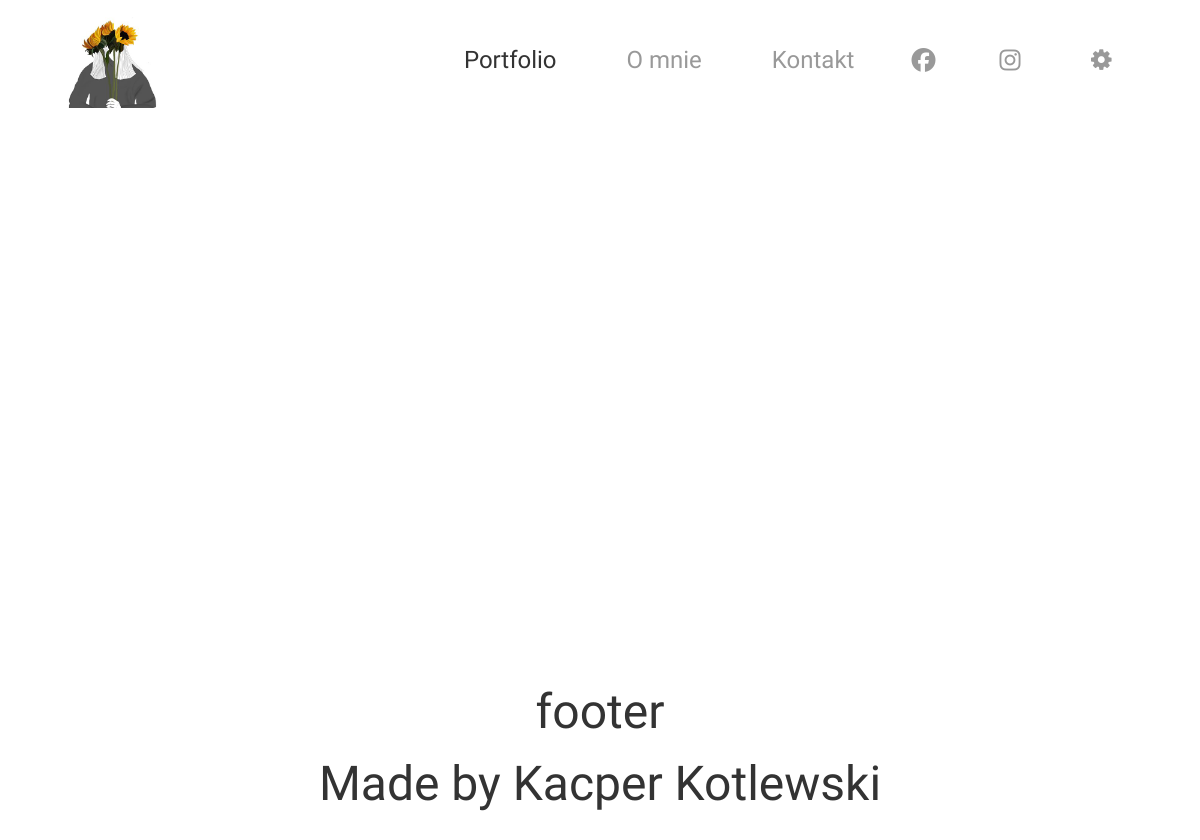
/portfolio, run on an earlier commit of the app's database.
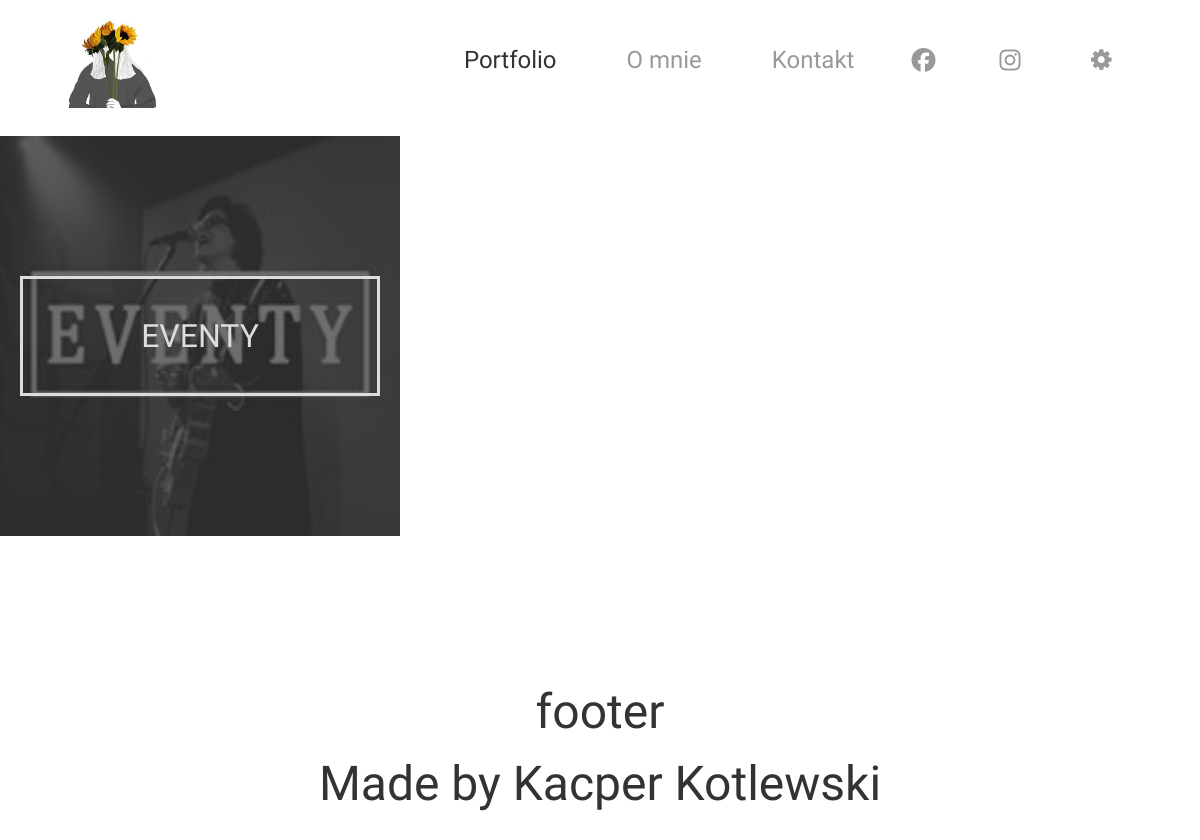
And on a later commit of the database.
### pages/models.py (models this page shows, shortened)
class MenuTab(models.Model):
    name = models.CharField(max_length=128)
    page = models.ForeignKey(Page, on_delete=models.CASCADE, blank=True, null=True)
    is_external_link = models.BooleanField(default=False)
    external_link = models.CharField(max_length=128, blank=True, null=True)
    display = models.BooleanField(default=True)
    font_awesome_icon = models.CharField(max_length=128, blank=True, null=True)
    show_icon_only = models.BooleanField(default=False)
    is_a_logo = models.BooleanField(default=False)
    image_for_logo = models.ImageField(upload_to="logo", blank=True, null=True)
    to_new_tab = models.BooleanField(default=False)
    priority = models.DecimalField(default=0, decimal_places=0, max_digits=9999999)
    is_submenu = models.BooleanField(default=False)
    parent_menu = models.ForeignKey('self', on_delete=models.CASCADE, blank=True, null=True)

### images/models.py (models this page shows, shortened)
class Category(models.Model):
    visible_name = models.CharField(max_length=128, blank=True, null=True)
    friendly_link = models.CharField(max_length=128)
    display = models.BooleanField(default=True)
    display_as_category = models.BooleanField(default=True)
    relase_date = models.DateTimeField()
    background_image = models.ImageField(upload_to="pics/images", blank=True, null=True)

### portfolio/views.py (the view, shortened to what this page needs)
# urls.py: path('', views.Portfolio, name="portfolio"),
def Portfolio(request, category=None, group=None):
    name = "portfolio"
    if category == None:
        ctx = set_navname(name, base_context(request))
        ctx["subcat"] = __getSubactegories(category)
        return render(request, "portfolio.html", ctx)

### agatka/useful.py (called while the page is built)
def base_context(request):
    isDark = request.COOKIES['isDark'] if ('isDark' in request.COOKIES) else False
    menu_tabs = page_models.MenuTab.objects.filter(is_a_logo = False, display = True).order_by('-priority')
    for tab in menu_tabs:
        try:
            tab.link = "/" + tab.page.friendly_link if not tab.is_external_link else tab.external_link
        except:
            tab.link = None
    logos_querry = page_models.MenuTab.objects.filter(is_a_logo = True, display = True)
    Logo = logos_querry[0] if logos_querry.count() > 0 else None
    ctx = {
        "title" : "Agatka",
        "show_title" : False,
        "id_name" : "",
        "isDark" : isDark,
        "menu_tabs" : menu_tabs,
        "logo" : Logo,
        "settings": None,
        "page": None,
    }
    return ctx

def set_navname(name, ctx):
    ctx["id_name"] = name
    try:
        page = page_models.Page.objects.filter(id_name=name)[0]
        ctx["page"] = page
        ctx["settings"] = page_models.PagesSetting.objects.filter(page=page)[0]
        ctx["title"] = page.title
        ctx["show_title"] = True
    except:
        pass
    return ctx

### portfolio/templates/portfolio.html (shortened to what this page needs)
{% extends "base.html" %}
{% block additional_include %}
    {% load static %}
    <link rel="stylesheet" href="{% static 'style/pages/portfolio.css' %}">
{% endblock %}
{% block content %}
    <div id="container">
        <section id="galleries">
            {% for cat in subcat %}
                <article id='gallery' class='photoGalleryMiniature'>
                <div class='image autofill hoverZoom1x5 hoverblur'>
                <div class='imgCanvas'><div class='imgContain'>
                <div class='overlay'>
                <a href='portfolio/{{cat.friendly_link}}'>
                <div class='title'>
                <span>{{cat.visible_name|upper}}</span>
                </div></a></div>
                <div class='picFill' style='background-image: url("{{cat.background_image.url}}");'></div>
                </div></div></div></article>
            {% endfor %}
        </section>
        <section id='imgGallery'>
        </section>
    </div>
{% endblock %}

### static_dirs/templates/base.html (shortened to what this page needs)
<!DOCTYPE html>
<html lang="pl">
    <head>
        <link rel="stylesheet" href="https://stackpath.bootstrapcdn.com/bootstrap/4.3.1/css/bootstrap.min.css">
        {% load static %}
        <link rel="stylesheet" href="{% static 'style/main/main.css' %}">
        <link rel="stylesheet" href="{% static 'style/main/imageLib.css' %}">
        <link rel="stylesheet" href="{% static 'style/main/topMenu.css' %}">
        <link rel="stylesheet" href="{% static 'style/main/lightMode.css' %}">
        <link rel="stylesheet" href="{% static 'fontello/css/fontello.css' %}">
        {% block additional_include %}{% endblock %}
</head>
<body class="lightMode">
    <div id="container">
    <div class="lightModeMenu" id="menuBar">
    <a href="./">
                <div id="logo" class="picFill" style="background-image: url('{{logo.image_for_logo.url}}');"></div>
                </a>
                <menu>
                    {% for tab in menu_tabs %}
                        <li><a href="{{tab.link}}" {% if tab.to_new_tab %}target="_blank"{% endif %} {% if tab.page == page %}class='hovered'{% endif %}}>
                            {% if tab.font_awesome_icon != "" %} <i class='fab fa-{{tab.font_awesome_icon}}'></i> {% endif %}
                            {% if not tab.show_icon_only %} {{tab.name}} {% endif %}
                        </a></li>
                    {% endfor %}
                    <div><li id="settings">
                        <i class="icon-cog"></i>
                        </li>
                    </div>
                </menu>
            </div>
            <div id="menuback"></div>
            <div id="main">
                {% block content %}{% endblock %}
                <footer>
                    <span>footer</span>
                    <span>Made by Kacper Kotlewski</span>
                </footer>
            </div>
        </div>
    </body>
</html>

What changed in the data, as far as the page shows it:
added Category: visible_name "EVENTY", background_image (picture)
